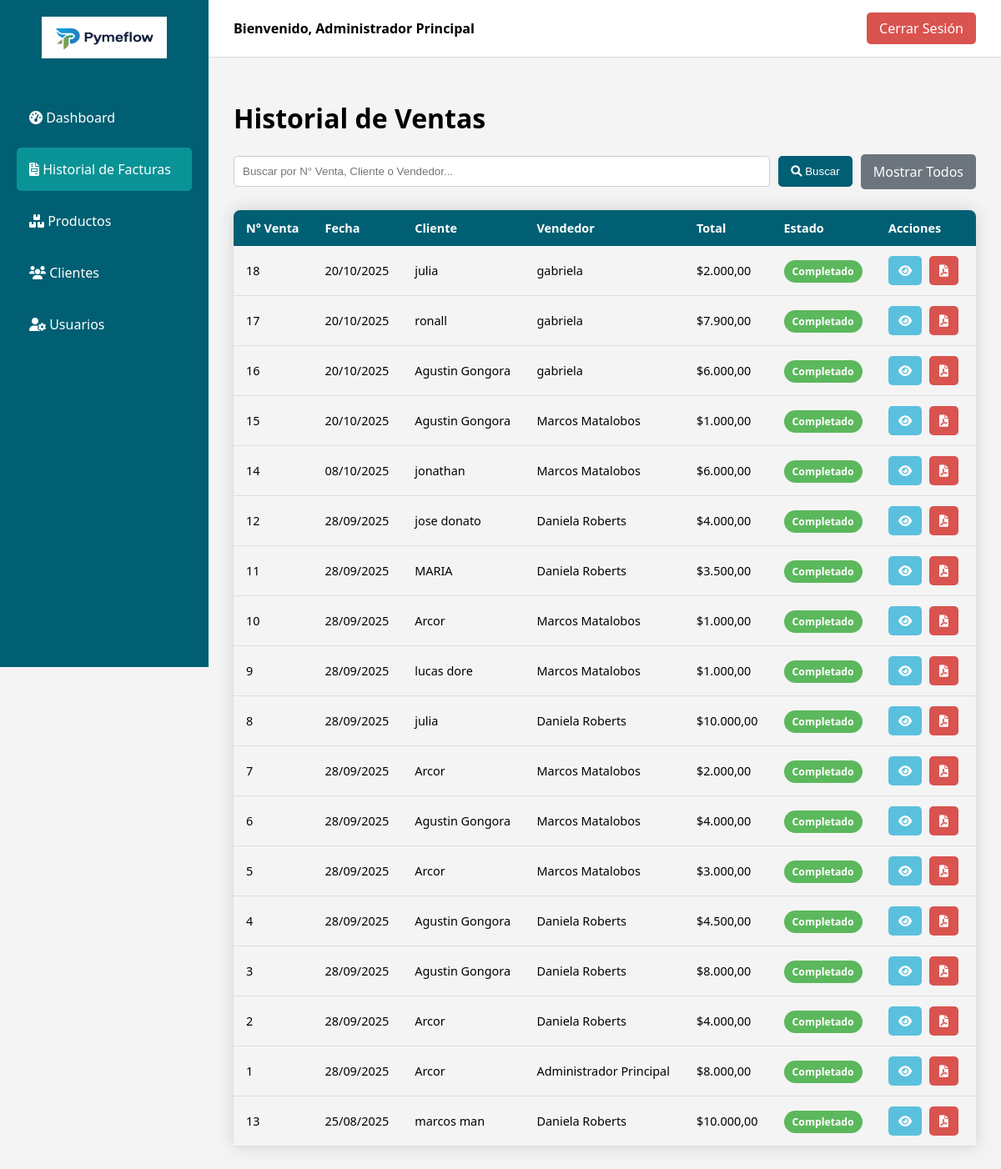
Page /facturas.php (signed in) on the committed database.
### tables this page shows
CREATE TABLE `pedidos` (
  `id` int(11) NOT NULL AUTO_INCREMENT,
  `id_cliente` int(11) NOT NULL,
  `id_vendedor` int(11) NOT NULL,
  `fecha_creacion` datetime NOT NULL DEFAULT current_timestamp(),
  `estado_pedido` enum('en_preparacion','completado','cancelado') NOT NULL,
  `estado_pago` enum('pendiente','parcial','pagado','cancelado') NOT NULL,
  `total` decimal(10,2) NOT NULL,
  PRIMARY KEY (`id`),
  KEY `id_cliente` (`id_cliente`),
  KEY `id_vendedor` (`id_vendedor`),
  CONSTRAINT `pedidos_ibfk_1` FOREIGN KEY (`id_cliente`) REFERENCES `clientes` (`id`) ON UPDATE CASCADE,
  CONSTRAINT `pedidos_ibfk_2` FOREIGN KEY (`id_vendedor`) REFERENCES `usuarios` (`id`) ON UPDATE CASCADE
);

CREATE TABLE `clientes` (
  `id` int(11) NOT NULL AUTO_INCREMENT,
  `razon_social` varchar(255) NOT NULL,
  `cuit` varchar(20) NOT NULL,
  `condicion_iva` varchar(100) DEFAULT NULL,
  `email` varchar(255) DEFAULT NULL,
  `telefono` varchar(50) DEFAULT NULL,
  `direccion` text DEFAULT NULL,
  PRIMARY KEY (`id`),
  UNIQUE KEY `cuit` (`cuit`)
);

CREATE TABLE `usuarios` (
  `id` int(11) NOT NULL AUTO_INCREMENT,
  `nombre_completo` varchar(255) NOT NULL,
  `dni` varchar(20) DEFAULT NULL,
  `email` varchar(255) NOT NULL,
  `telefono` varchar(50) DEFAULT NULL,
  `usuario` varchar(100) NOT NULL,
  `password` varchar(255) NOT NULL,
  `rol` enum('administrador','vendedor') NOT NULL,
  `fecha_alta` datetime NOT NULL,
  `estado` enum('activo','inactivo') NOT NULL DEFAULT 'activo',
  `activo` tinyint(1) NOT NULL DEFAULT 1,
  PRIMARY KEY (`id`),
  UNIQUE KEY `email` (`email`),
  UNIQUE KEY `usuario` (`usuario`),
  UNIQUE KEY `dni` (`dni`)
);

### facturas.php (the view, shortened to what this page needs)
<?php
include 'conexion.php';
$busqueda = '';
$sql = "SELECT p.id, p.fecha_creacion, c.razon_social, u.nombre_completo AS vendedor, p.total, p.estado_pedido
        FROM pedidos p
        JOIN clientes c ON p.id_cliente = c.id
        JOIN usuarios u ON p.id_vendedor = u.id";
if (isset($_GET['busqueda']) && !empty(trim($_GET['busqueda']))) {
    $busqueda = trim($_GET['busqueda']);
    $termino_busqueda = "%" . $busqueda . "%";
    $sql .= " WHERE c.razon_social LIKE ? OR p.id LIKE ? OR u.nombre_completo LIKE ?";
    $stmt = $conexion->prepare($sql . " ORDER BY p.fecha_creacion DESC");
    $stmt->bind_param("sss", $termino_busqueda, $termino_busqueda, $termino_busqueda);
} else {
    $stmt = $conexion->prepare($sql . " ORDER BY p.fecha_creacion DESC");
}
$stmt->execute();
$resultado = $stmt->get_result();
?>
<!DOCTYPE html>
<html lang="es">
<head>
    <link rel="stylesheet" href="dashboard_styles.css">
    <link rel="stylesheet" href="https://cdnjs.cloudflare.com/ajax/libs/font-awesome/6.0.0-beta3/css/all.min.css">
</head>
<body>
    <?php include 'sidebar.php'; ?>
    <div class="main-content">
        <header class="dashboard-header">
            <div class="user-info">Bienvenido, <?php echo htmlspecialchars($_SESSION['nombre_usuario']); ?></div>
            <a href="logout.php" class="logout-button">Cerrar Sesión</a>
        </header>
        <main class="content">
            <h1>Historial de Ventas</h1>
            <div class="search-container">
                <form action="facturas.php" method="GET" style="display: flex; flex-grow: 1; gap: 10px;">
                    <input type="text" name="busqueda" placeholder="Buscar por N° Venta, Cliente o Vendedor..." value="<?php echo htmlspecialchars($busqueda); ?>">
                    <button type="submit"><i class="fas fa-search"></i> Buscar</button>
                </form>
                <a href="facturas.php" class="btn-clear">Mostrar Todos</a>
            </div>
            <table class="content-table">
                <thead>
                    <tr>
                        <th>N° Venta</th>
                        <th>Fecha</th>
                        <th>Cliente</th>
                        <th>Vendedor</th>
                        <th>Total</th>
                        <th>Estado</th>
                        <th>Acciones</th>
                    </tr>
                </thead>
                <tbody>
                    <?php if ($resultado->num_rows > 0): ?>
                        <?php while($factura = $resultado->fetch_assoc()): ?>
                            <?php
                                $estado_texto = !empty($factura['estado_pedido']) ? $factura['estado_pedido'] : 'pendiente';
                                $clase_estado = strtolower(htmlspecialchars($estado_texto));
                                $estado_mostrar = htmlspecialchars(ucfirst($estado_texto));
                            ?>
                            <tr>
                                <td><?php echo htmlspecialchars($factura['id']); ?></td>
                                <td><?php echo date("d/m/Y", strtotime($factura['fecha_creacion'])); ?></td>
                                <td><?php echo htmlspecialchars($factura['razon_social']); ?></td>
                                <td><?php echo htmlspecialchars($factura['vendedor']); ?></td>
                                <td>$<?php echo number_format($factura['total'], 2, ',', '.'); ?></td>
                                <td>
                                    <span class="estado <?php echo $clase_estado; ?>">
                                        <?php echo $estado_mostrar; ?>
                                    </span>
                                </td>
                                <td>
                                    <a href="generar_factura.php?id=<?php echo $factura['id']; ?>" class="btn-accion btn-ver" title="Ver" target="_blank"><i class="fas fa-eye"></i></a>
                                    <a href="generar_factura.php?id=<?php echo $factura['id']; ?>&modo=descargar" class="btn-accion btn-pdf" title="Descargar PDF"><i class="fas fa-file-pdf"></i></a>
                                </td>
                            </tr>
                        <?php endwhile; ?>
                    <?php else: ?>
                        <tr><td colspan="7">No se encontraron ventas.</td></tr>
                    <?php endif; ?>
                </tbody>
            </table>
        </main>
    </div>
</body>
</html>

### dashboard_styles.css (style rules this page uses)
:root { --color-primario: #005f73; --color-secundario: #0a9396; --color-fondo: #f4f4f4; }
body { font-family: 'Segoe UI', Tahoma, Geneva, Verdana, sans-serif; margin: 0; background-color: var(--color-fondo); display: flex; }
.main-content { flex-grow: 1; display: flex; flex-direction: column; margin-left: 250px; }
header.dashboard-header { background: #fff; padding: 15px 30px; border-bottom: 1px solid #ddd; display: flex; justify-content: space-between; align-items: center; }
header.dashboard-header .user-info { font-weight: 600; }
header.dashboard-header .logout-button { background-color: #d9534f; color: #fff; padding: 8px 15px; border-radius: 5px; text-decoration: none; transition: background-color 0.3s; }
.content { padding: 30px; }

### facturas.php (style rules this page uses)
.content-table { border-collapse: collapse; margin: 25px 0; font-size: 0.9em; width: 100%; border-radius: 8px 8px 0 0; overflow: hidden; box-shadow: 0 0 20px rgba(0, 0, 0, 0.15); }
.content-table thead tr { background-color: var(--color-primario); color: #ffffff; text-align: left; font-weight: bold; }
.content-table th, .content-table td { padding: 12px 15px; }
.content-table tbody tr { border-bottom: 1px solid #dddddd; }
.btn-accion { color: white !important; padding: 8px 12px; border-radius: 5px; text-decoration: none; margin-right: 5px; display: inline-block; }
.btn-ver { background-color: #5bc0de; }
.btn-pdf { background-color: #d9534f; }
.search-container { display: flex; gap: 10px; margin-bottom: 20px; align-items: center; }
.search-container input[type="text"] { flex-grow: 1; padding: 10px; border: 1px solid #ccc; border-radius: 5px; }
.search-container button { padding: 10px 15px; border: none; background-color: var(--color-primario); color: white; border-radius: 5px; cursor: pointer; }
.search-container .btn-clear { background-color: #6c757d; color: white; padding: 10px 15px; text-decoration: none; border-radius: 5px; }
.estado { padding: 5px 10px; border-radius: 15px; color: #fff; font-weight: bold; font-size: 0.85em; text-align: center; }
.estado.completado { background-color: #5cb85c; }

### rows in the picture
pedidos: id "18", fecha_creacion "20/10/2025", id_cliente.razon_social "julia", id_vendedor.nombre_completo "gabriela", total "2.000,00", estado_pedido "Completado"
pedidos: id "17", fecha_creacion "20/10/2025", id_cliente.razon_social "ronall", id_vendedor.nombre_completo "gabriela", total "7.900,00", estado_pedido "Completado"
pedidos: id "16", fecha_creacion "20/10/2025", id_cliente.razon_social "Agustin Gongora", id_vendedor.nombre_completo "gabriela", total "6.000,00", estado_pedido "Completado"
pedidos: id "15", fecha_creacion "20/10/2025", id_cliente.razon_social "Agustin Gongora", id_vendedor.nombre_completo "Marcos Matalobos", total "1.000,00", estado_pedido "Completado"
pedidos: id "14", fecha_creacion "08/10/2025", id_cliente.razon_social "jonathan", id_vendedor.nombre_completo "Marcos Matalobos", total "6.000,00", estado_pedido "Completado"
pedidos: id "12", fecha_creacion "28/09/2025", id_cliente.razon_social "jose donato", id_vendedor.nombre_completo "Daniela Roberts", total "4.000,00", estado_pedido "Completado"
pedidos: id "11", fecha_creacion "28/09/2025", id_cliente.razon_social "MARIA", id_vendedor.nombre_completo "Daniela Roberts", total "3.500,00", estado_pedido "Completado"
pedidos: id "10", fecha_creacion "28/09/2025", id_cliente.razon_social "Arcor", id_vendedor.nombre_completo "Marcos Matalobos", total "1.000,00", estado_pedido "Completado"
pedidos: id "9", fecha_creacion "28/09/2025", id_cliente.razon_social "lucas dore", id_vendedor.nombre_completo "Marcos Matalobos", total "1.000,00", estado_pedido "Completado"
pedidos: id "8", fecha_creacion "28/09/2025", id_cliente.razon_social "julia", id_vendedor.nombre_completo "Daniela Roberts", total "10.000,00", estado_pedido "Completado"
pedidos: id "7", fecha_creacion "28/09/2025", id_cliente.razon_social "Arcor", id_vendedor.nombre_completo "Marcos Matalobos", total "2.000,00", estado_pedido "Completado"
pedidos: id "6", fecha_creacion "28/09/2025", id_cliente.razon_social "Agustin Gongora", id_vendedor.nombre_completo "Marcos Matalobos", total "4.000,00", estado_pedido "Completado"
pedidos: id "5", fecha_creacion "28/09/2025", id_cliente.razon_social "Arcor", id_vendedor.nombre_completo "Marcos Matalobos", total "3.000,00", estado_pedido "Completado"
pedidos: id "4", fecha_creacion "28/09/2025", id_cliente.razon_social "Agustin Gongora", id_vendedor.nombre_completo "Daniela Roberts", total "4.500,00", estado_pedido "Completado"
pedidos: id "3", fecha_creacion "28/09/2025", id_cliente.razon_social "Agustin Gongora", id_vendedor.nombre_completo "Daniela Roberts", total "8.000,00", estado_pedido "Completado"
pedidos: id "2", fecha_creacion "28/09/2025", id_cliente.razon_social "Arcor", id_vendedor.nombre_completo "Daniela Roberts", total "4.000,00", estado_pedido "Completado"
pedidos: id "1", fecha_creacion "28/09/2025", id_cliente.razon_social "Arcor", id_vendedor.nombre_completo "Administrador Principal", total "8.000,00", estado_pedido "Completado"
pedidos: id "13", fecha_creacion "25/08/2025", id_cliente.razon_social "marcos man", id_vendedor.nombre_completo "Daniela Roberts", total "10.000,00", estado_pedido "Completado"

### other values in the picture
$_SESSION['nombre_usuario'] "Administrador Principal"
